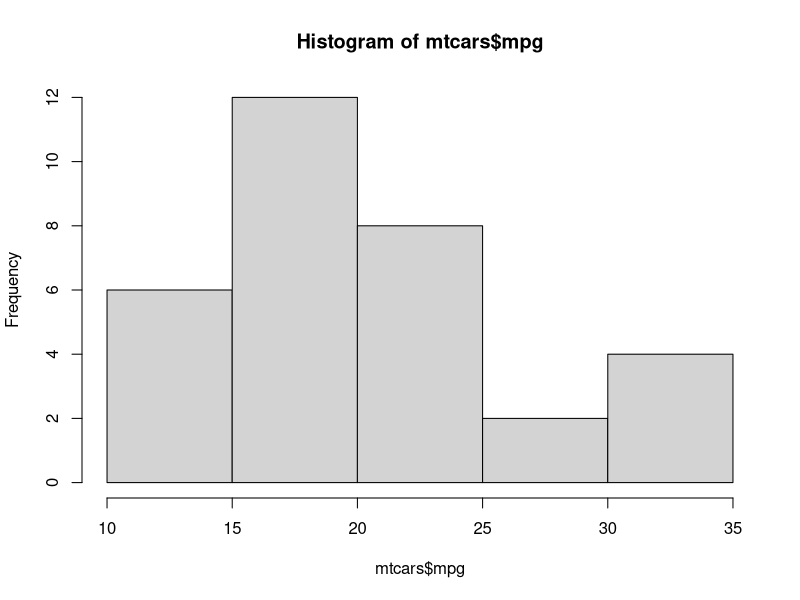
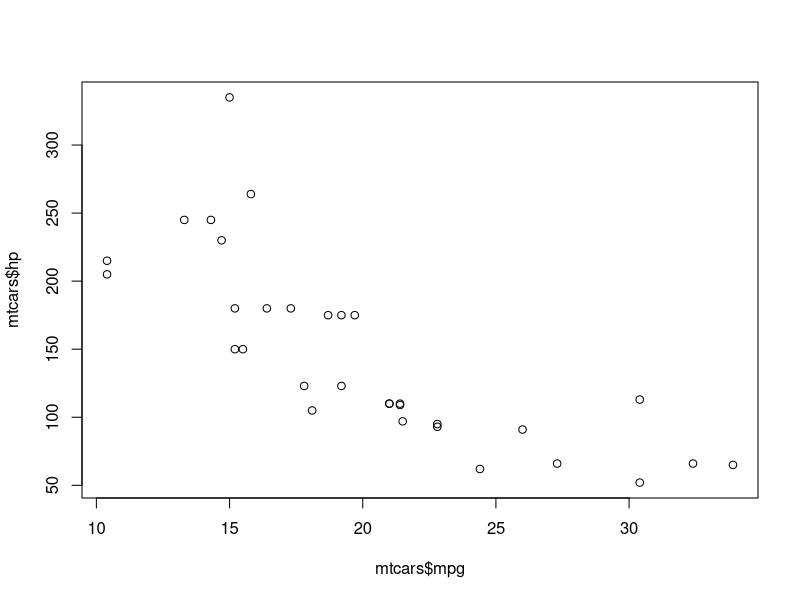
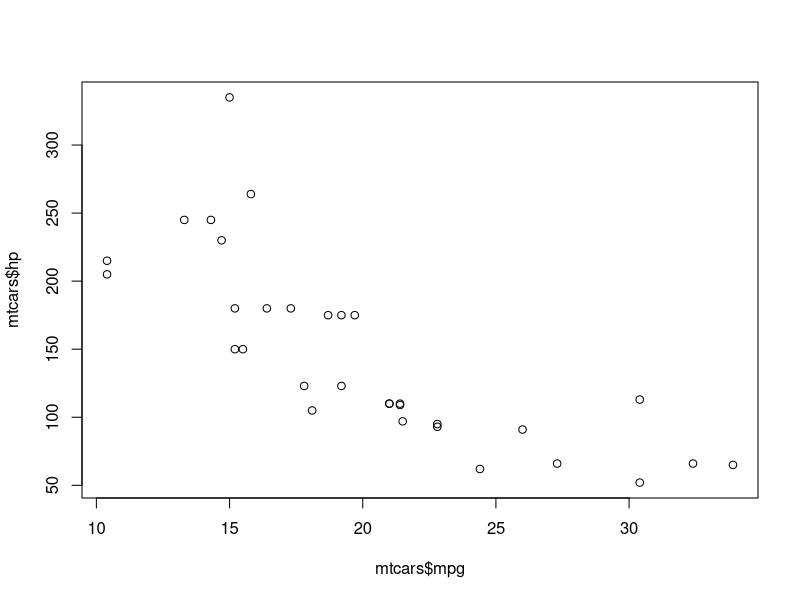

Write the R code that produced these figures, in order. (Note: this script raises an error after producing the figures.)


head(mtcars)
hist(mtcars$mpg)
plot <- plot(mtcars$mpg, mtcars$hp)
pdf("plots.pdf")
plot(mtcars$mpg, mtcars$hp)
dev.off()

write.csv(mtcars, file="mtcars.csv")

summary(aov(mtcars$mpg~mtcars$cyl))
hist()
